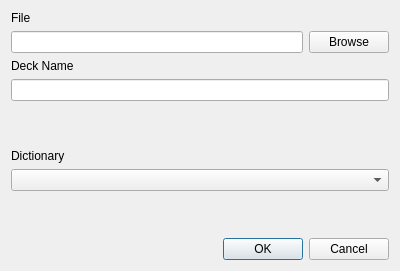
<?xml version="1.0" encoding="UTF-8"?>
<ui version="4.0">
 <class>ImportDialog</class>
 <widget class="QDialog" name="ImportDialog">
  <property name="geometry">
   <rect>
    <x>0</x>
    <y>0</y>
    <width>400</width>
    <height>271</height>
   </rect>
  </property>
  <property name="windowTitle">
   <string>Dialog</string>
  </property>
  <layout class="QVBoxLayout" name="verticalLayout">
   <item>
    <widget class="QLabel" name="fileLabel">
     <property name="text">
      <string>File</string>
     </property>
    </widget>
   </item>
   <item>
    <layout class="QHBoxLayout" name="horizontalLayout">
     <item>
      <widget class="QLineEdit" name="fileLineEdit"/>
     </item>
     <item>
      <widget class="QPushButton" name="filePushButton">
       <property name="text">
        <string>Browse</string>
       </property>
      </widget>
     </item>
    </layout>
   </item>
   <item>
    <widget class="QLabel" name="deckLabel">
     <property name="text">
      <string>Deck Name</string>
     </property>
    </widget>
   </item>
   <item>
    <widget class="QLineEdit" name="lineEdit"/>
   </item>
   <item>
    <spacer name="verticalSpacer">
     <property name="orientation">
      <enum>Qt::Orientation::Vertical</enum>
     </property>
     <property name="sizeHint" stdset="0">
      <size>
       <width>20</width>
       <height>40</height>
      </size>
     </property>
    </spacer>
   </item>
   <item>
    <widget class="QLabel" name="dictionaryLabel">
     <property name="text">
      <string>Dictionary</string>
     </property>
    </widget>
   </item>
   <item>
    <widget class="QComboBox" name="dictionaryComboBox"/>
   </item>
   <item>
    <spacer name="verticalSpacer_2">
     <property name="orientation">
      <enum>Qt::Orientation::Vertical</enum>
     </property>
     <property name="sizeHint" stdset="0">
      <size>
       <width>20</width>
       <height>40</height>
      </size>
     </property>
    </spacer>
   </item>
   <item>
    <widget class="QDialogButtonBox" name="buttonBox">
     <property name="orientation">
      <enum>Qt::Orientation::Horizontal</enum>
     </property>
     <property name="standardButtons">
      <set>QDialogButtonBox::StandardButton::Cancel|QDialogButtonBox::StandardButton::Ok</set>
     </property>
    </widget>
   </item>
  </layout>
 </widget>
 <tabstops>
  <tabstop>fileLineEdit</tabstop>
  <tabstop>filePushButton</tabstop>
 </tabstops>
 <resources/>
 <connections>
  <connection>
   <sender>buttonBox</sender>
   <signal>accepted()</signal>
   <receiver>ImportDialog</receiver>
   <slot>accept()</slot>
   <hints>
    <hint type="sourcelabel">
     <x>229</x>
     <y>169</y>
    </hint>
    <hint type="destinationlabel">
     <x>157</x>
     <y>190</y>
    </hint>
   </hints>
  </connection>
  <connection>
   <sender>buttonBox</sender>
   <signal>rejected()</signal>
   <receiver>ImportDialog</receiver>
   <slot>reject()</slot>
   <hints>
    <hint type="sourcelabel">
     <x>297</x>
     <y>175</y>
    </hint>
    <hint type="destinationlabel">
     <x>286</x>
     <y>190</y>
    </hint>
   </hints>
  </connection>
 </connections>
</ui>
